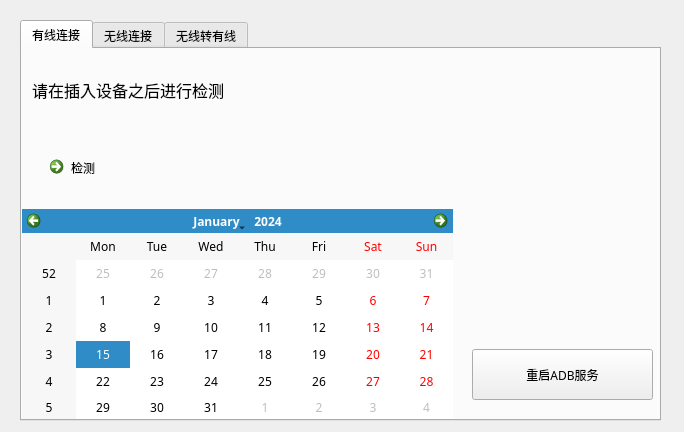
<?xml version="1.0" encoding="UTF-8"?>
<ui version="4.0">
 <class>Form</class>
 <widget class="QWidget" name="Form">
  <property name="geometry">
   <rect>
    <x>0</x>
    <y>0</y>
    <width>684</width>
    <height>432</height>
   </rect>
  </property>
  <property name="font">
   <font>
    <family>MiSans</family>
   </font>
  </property>
  <property name="windowTitle">
   <string>连接设备</string>
  </property>
  <property name="windowIcon">
   <iconset resource="main.qrc">
    <normaloff>:/img/img/连接.png</normaloff>:/img/img/连接.png</iconset>
  </property>
  <widget class="QTabWidget" name="tabWidget">
   <property name="geometry">
    <rect>
     <x>20</x>
     <y>20</y>
     <width>641</width>
     <height>401</height>
    </rect>
   </property>
   <property name="currentIndex">
    <number>0</number>
   </property>
   <widget class="QWidget" name="tab">
    <attribute name="title">
     <string>有线连接</string>
    </attribute>
    <widget class="QLabel" name="label">
     <property name="geometry">
      <rect>
       <x>10</x>
       <y>20</y>
       <width>271</width>
       <height>41</height>
      </rect>
     </property>
     <property name="font">
      <font>
       <family>MiSans</family>
       <pointsize>12</pointsize>
      </font>
     </property>
     <property name="text">
      <string>请在插入设备之后进行检测</string>
     </property>
    </widget>
    <widget class="QCommandLinkButton" name="commandLinkButton">
     <property name="geometry">
      <rect>
       <x>20</x>
       <y>100</y>
       <width>601</width>
       <height>51</height>
      </rect>
     </property>
     <property name="font">
      <font>
       <family>MiSans</family>
       <pointsize>9</pointsize>
       <weight>50</weight>
       <italic>false</italic>
       <bold>false</bold>
      </font>
     </property>
     <property name="styleSheet">
      <string notr="true">font: 9pt &quot;MiSans&quot;;
image: url(:/img/img/检测.png);</string>
     </property>
     <property name="text">
      <string>检测</string>
     </property>
    </widget>
    <widget class="QPushButton" name="pushButton">
     <property name="geometry">
      <rect>
       <x>450</x>
       <y>300</y>
       <width>181</width>
       <height>51</height>
      </rect>
     </property>
     <property name="text">
      <string>重启ADB服务</string>
     </property>
    </widget>
    <widget class="QCalendarWidget" name="calendarWidget">
     <property name="geometry">
      <rect>
       <x>0</x>
       <y>160</y>
       <width>431</width>
       <height>211</height>
      </rect>
     </property>
    </widget>
   </widget>
   <widget class="QWidget" name="tab_2">
    <attribute name="title">
     <string>无线连接</string>
    </attribute>
    <widget class="QLineEdit" name="lineEdit">
     <property name="geometry">
      <rect>
       <x>20</x>
       <y>30</y>
       <width>351</width>
       <height>41</height>
      </rect>
     </property>
     <property name="inputMask">
      <string/>
     </property>
     <property name="placeholderText">
      <string>在这里输入你要连接设备的IP地址</string>
     </property>
    </widget>
    <widget class="QPushButton" name="pushButton_2">
     <property name="geometry">
      <rect>
       <x>380</x>
       <y>30</y>
       <width>121</width>
       <height>51</height>
      </rect>
     </property>
     <property name="text">
      <string>启动连接</string>
     </property>
    </widget>
    <widget class="QPushButton" name="pushButton_3">
     <property name="geometry">
      <rect>
       <x>450</x>
       <y>310</y>
       <width>181</width>
       <height>51</height>
      </rect>
     </property>
     <property name="text">
      <string>重启ADB服务</string>
     </property>
    </widget>
    <widget class="QCalendarWidget" name="calendarWidget_2">
     <property name="geometry">
      <rect>
       <x>10</x>
       <y>140</y>
       <width>431</width>
       <height>211</height>
      </rect>
     </property>
    </widget>
   </widget>
   <widget class="QWidget" name="tab_3">
    <attribute name="title">
     <string>无线转有线</string>
    </attribute>
   </widget>
  </widget>
 </widget>
 <resources>
  <include location="main.qrc"/>
 </resources>
 <connections/>
</ui>
